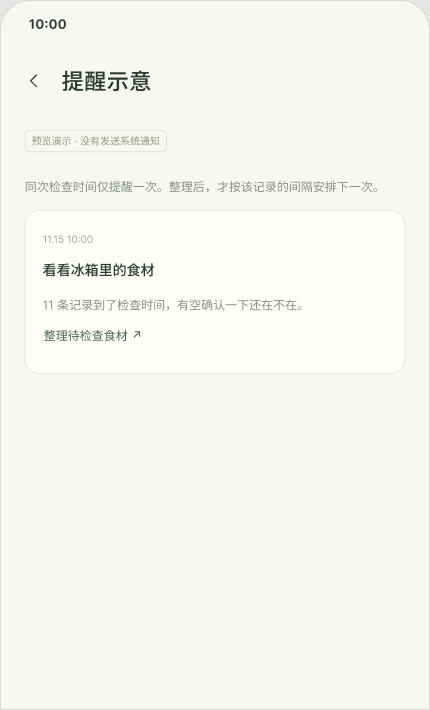
#> input picture 01-product/references/figma-qa/07-figma.png, 430 x 710 px
$ python check-flutter-reminders-fidelity.py
#> lines starting #> are read from the running program, lines starting #| are printed output that depends on the picture
"""Measure Figma reminder blocks; disclose production-only state/date differences."""
import hashlib,json
from pathlib import Path
from PIL import Image
ROOT=Path(__file__).resolve().parents[2];OUT=ROOT/'02-engineering/evidence/android'
ref=Image.open(ROOT/'01-product/references/figma-qa/07-figma.png').convert('RGB')
raw=Image.open(OUT/'notifications430-pending-20261113.png').convert('RGB')
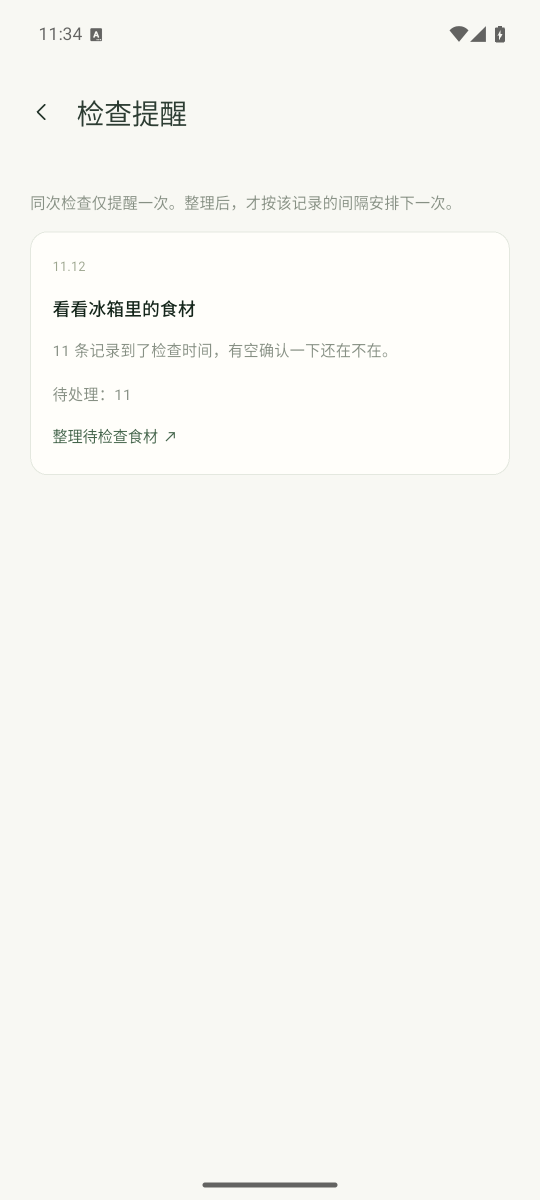
#> input picture 02-engineering/evidence/android/notifications430-pending-20261113.png, 1080 x 2400 px (shown at 1/2 size)
ren=Image.new('RGB',(430,900),'#f8f9f3')
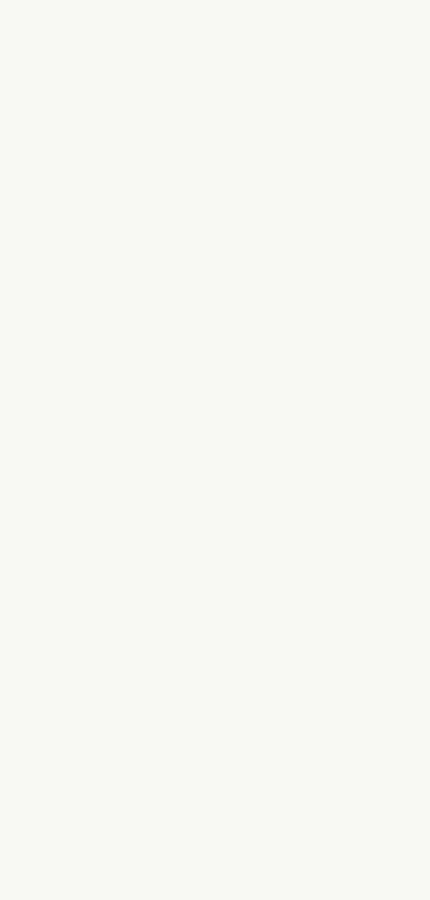
#> ren: PIL image 430x900 RGB; mean R, G, B 248, 249, 243
ren.paste(raw.crop((0,136,1080,136+round(855*1080/430))).resize((430,855),Image.Resampling.LANCZOS),(0,45))
ren.save(OUT/'notifications430-pending-normalized.png')
def near(c,t,d=2):return max(abs(a-b) for a,b in zip(c,t))<=d
def bounds(im,rect,predicate,connected=False):
#> called with rect = (20, 205, 411, 380), connected = True
 pts={(x,y) for y in range(rect[1],rect[3]) for x in range(rect[0],rect[2]) if predicate(im.getpixel((x,y)))}
#> pts = 57646 items
 if connected:
  largest=[]
  while pts:
   seed=pts.pop();group=[seed];stack=[seed]
   while stack:
    x,y=stack.pop()
    for q in [(x-1,y),(x+1,y),(x,y-1),(x,y+1)]:
     if q in pts:pts.remove(q);group.append(q);stack.append(q)
   if len(group)>len(largest):largest=group
#> this loop made 78 passes
#> after the loop, pts = 0 items
  pts=largest
#> pts = 57343 items
 assert pts,rect
 return [min(x for x,y in pts),min(y for x,y in pts),max(x for x,y in pts)+1,max(y for x,y in pts)+1]
cardA=bounds(ref,(20,205,411,380),lambda c:near(c,(255,254,250)),True)
#> cardA = [26, 211, 404, 373]
cardB=bounds(ren,(20,170,411,420),lambda c:near(c,(255,254,250)),True)
#> the loop in bounds (call 2), `while pts:` made 93 passes
#> cardB = [25, 177, 405, 368]
report={'scope':'Figma2:216. Native system bars excluded. Removed demo badge34.4px; live day has no invented delivery time. Production adds pending/status row and minimum44px action. Fonts Noto CJK vs reference YaHei; no whole-screen pixel parity claim.',
 'colors':{},'card':{'referenceBounds':cardA,'renderBounds':cardB,
 'topDeltaAfterDemoBadgeRemoval':round(abs(cardB[1]-(cardA[1]-34.4)),2),
 'widthDelta':abs(cardA[2]-cardA[0]-(cardB[2]-cardB[0])),
 'heightDifference':cardB[3]-cardB[1]-(cardA[3]-cardA[1])},'typography':{},'coverage':{}}
for role,point in [('page',(10,400)),('card',(300,230))]:
 a=ref.getpixel(point);b=ren.getpixel(point)
 report['colors'][role]={'reference':'#%02x%02x%02x'%a,'render':'#%02x%02x%02x'%b,'maxChannelDelta':max(abs(x-y) for x,y in zip(a,b))}
#> this loop made 2 passes
#> b on passes 1 to 2: (248, 248, 243), (255, 254, 250)
#> after the loop, report = 5 items
for role,color,areaA,areaB in [
 ('date',(157,166,143),(40,231,110,250),(40,196,110,217)),
 ('title',(23,40,29),(40,260,230,284),(40,225,230,253)),
 ('body',(135,144,132),(40,293,385,317),(40,259,385,288)),
 ('action',(69,101,76),(40,326,200,347),(40,323,210,355))]:
 # Tiny date glyphs are entirely antialiased after native downsampling.
 # Segment contrast against the surface; report nearest ink separately.
 ink=lambda c: min(c)<235 and max(c)-min(c)>5
 a=bounds(ref,areaA,ink);b=bounds(ren,areaB,ink)
 report['typography'][role]={'referenceBounds':a,'renderBounds':b,
 'relativeCardTopDelta':(b[1]-cardB[1])-(a[1]-cardA[1]),
 'inkHeightDelta':(b[3]-b[1])-(a[3]-a[1])}
 def closest(im,area):
  return min((im.getpixel((x,y)) for y in range(area[1],area[3]) for x in range(area[0],area[2])),key=lambda c:max(abs(a-b) for a,b in zip(c,color)))
 aa=closest(ref,areaA);bb=closest(ren,areaB)
 report['colors'][role]={'referenceNearest':'#%02x%02x%02x'%aa,'renderNearest':'#%02x%02x%02x'%bb,'maxChannelDelta':max(abs(x-y) for x,y in zip(aa,bb))}
#> this loop made 4 passes
#> (a, b, aa, bb) on passes 1, 2, 4: ([43, 235, 93, 243], [42, 199, 68, 207], (170, 177, 156), (171, 179, 159)), ([43, 263, 154, 277], [42, 230, 155, 244], (44, 60, 50), (23, 40, 29)), ([44, 329, 140, 341], [42, 332, 140, 345], (69, 101, 76), (71, 103, 78))
#> (a, b, bb) on pass 3: ([43, 299, 302, 311], [43, 264, 309, 276], (135, 144, 132))
report['backSvg']={'referenceBounds':bounds(ref,(24,65,46,95),lambda c:max(c)-min(c)>5 and min(c)<145),
 'renderBounds':bounds(ren,(24,65,46,95),lambda c:max(c)-min(c)>5 and min(c)<145)}
report['backSvg']['maxBoundaryDelta']=max(abs(a-b) for a,b in zip(report['backSvg']['referenceBounds'],report['backSvg']['renderBounds']))
report['coverage']={'background':'flat page and card colors','header':'original back SVG bounds; production title differs',
 'caption':'same translated copy,12px line1.8; demo badge removed',
 'card':'surface bounds/radius14/border.8 source tokens; no nested container',
 'date':'10px ink and relative position; actual day only',
 'title':'14px medium ink and relative position','body':'12px original count11 and ink',
 'pendingAndStatus':'production-only row; partial/handled/empty native screenshots and widget matrix',
 'action':'primary ink; complete localized label; monochrome north_east substitutes text glyph; minimum44px touch target'}
report['checks']={'twoFlatColorsExact':all(report['colors'][r]['maxChannelDelta']==0 for r in ['page','card']),
 'cardWidthAndAdjustedTopWithin2px':report['card']['widthDelta']<=2 and report['card']['topDeltaAfterDemoBadgeRemoval']<=2,
 'backSvgWithin2px':report['backSvg']['maxBoundaryDelta']<=2,
 'dateTitleBodyRelativeTopWithin3px':all(abs(report['typography'][r]['relativeCardTopDelta'])<=3 for r in ['date','title','body']),
 'fourRasterTextColorsMeasured':all(r in report['colors'] for r in ['date','title','body','action'])}
#> (the run stopped early here; a loop or call above may not have finished)
